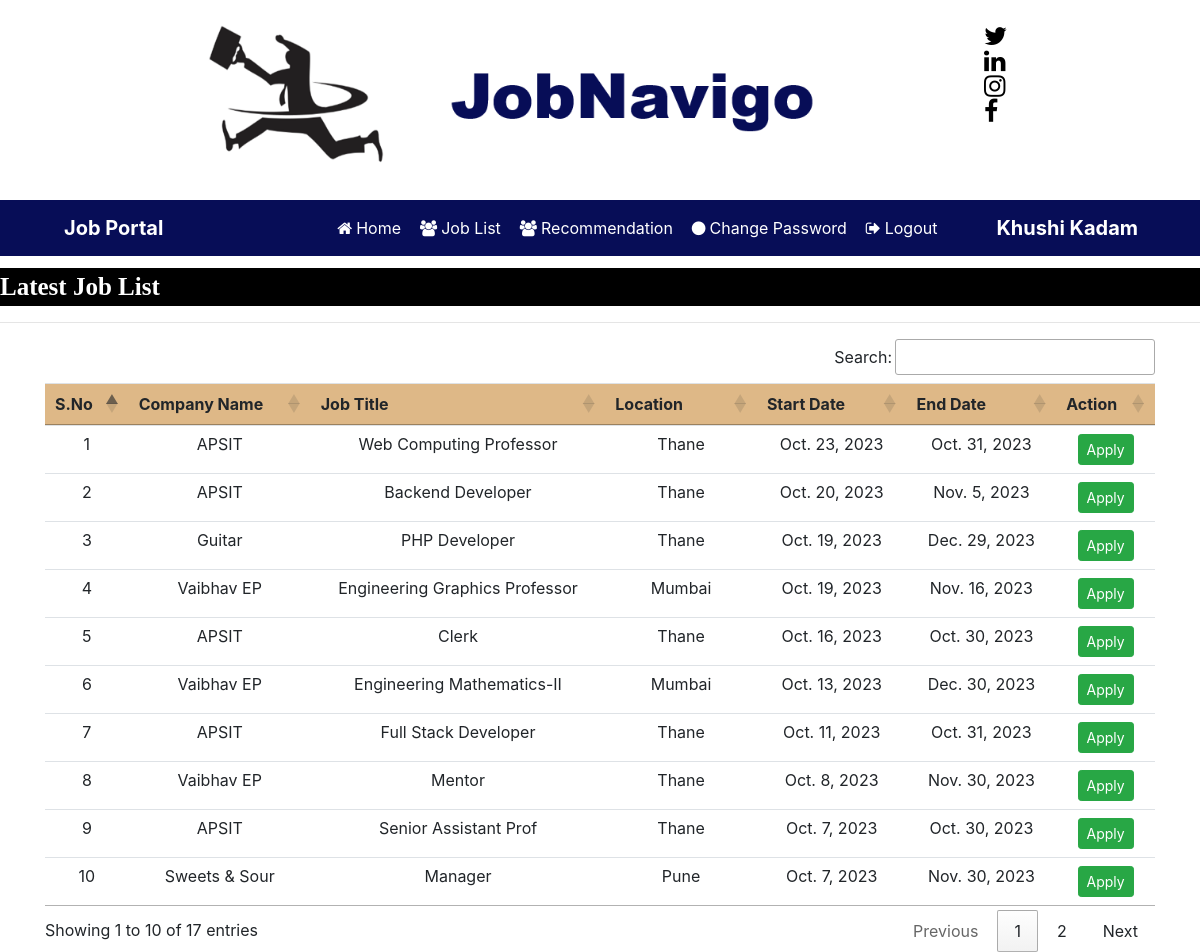
The page /user_latestjobs (signed in) on the database its author committed.
### CareerPatches/models.py (models this page shows, shortened)
class Job(models.Model):
    recruiter = models.ForeignKey(Recruiter,on_delete=models.CASCADE)
    start_date = models.DateField()
    end_date  = models.DateField()
    title = models.CharField(max_length=100)
    salary = models.FloatField(max_length=20)
    image = models.FileField()
    description = models.CharField(max_length=300)
    experience = models.CharField(max_length=50)
    location = models.CharField(max_length=100)
    skills = models.CharField(max_length=100)
    creationdate = models.DateField()

class Recruiter(models.Model):
    user = models.ForeignKey(User,on_delete=models.CASCADE)
    mobile = models.CharField(max_length=15,null=True)
    image  = models.FileField(null=True)
    gender = models.CharField(max_length=10,null=True)
    company = models.CharField(max_length=15,null=True)
    type = models.CharField(max_length=15,null=True)
    status = models.CharField(max_length=20,null=True)

### CareerPatches/views.py (the view)
# urls.py: path('user_latestjobs',user_latestjobs,name="user_latestjobs"),
def user_latestjobs(request):
    job = Job.objects.all().order_by('-start_date')
    user = request.user
    student = StudentUser.objects.get(user=user)
    data = Apply.objects.filter(student=student)
    li=[]
    for i in data:
        li.append(i.job.id)
    d = {'job':job,'li':li}
    return render(request,'user_latestjobs.html',d)

### CareerPatches/Templates/user_latestjobs.html (shortened to what this page needs)
{% load static %}
{% block body %}
{% include 'user_navigation.html' %}
<marquee style ="font-family: Monotype Corsiva; font-size: 25px; color:white;background-color: black; font-weight: bold; margin-top: 1%; ">
    Latest Job List
</marquee>
<hr>
<div class="container ">
<table class="table table-hover" id="example">
    <thead>
        <tr style="background-color: #DEB887">
            <th>S.No</th>
            <th>Company Name</th>
            <th>Job Title</th>
            <th>Location</th>
            <th>Start Date</th>
            <th>End Date</th>
            <th>Action</th>
        </tr>
    </thead>
    <tbody>
        <tr>
    {% for i in job %}
            <td>{{forloop.counter}}</td>
            <td>{{i.recruiter.company}}</td>
            <td>{{i.title}}</td>
            <td>{{i.location}}</td>
            <td>{{i.start_date}}</td>
            <td>{{i.end_date}}</td>
            {% if i.id in li %}
            <td>Applied</td>
            {% else %}
            <td><a href="{% url 'job_detail' i.id  %}" class="btn btn-success btn-sm">Apply</a>
            {% endif %}
            </td>
        </tr>
        {% endfor %}
    </tbody>
</table>
</div>
{% endblock %}

### CareerPatches/Templates/user_navigation.html (shortened to what this page needs)
{% load static %}
<html>
<head>
        <link rel="stylesheet" href="https://cdn.jsdelivr.net/npm/bootstrap@4.6.2/dist/css/bootstrap.min.css">
        <link rel="stylesheet" href="https://cdnjs.cloudflare.com/ajax/libs/font-awesome/4.7.0/css/font-awesome.min.css">
                <link rel="stylesheet" href="https://cdn.datatables.net/1.13.6/css/jquery.dataTables.min.css">
        <link rel="stylesheet" href="https://cdn.datatables.net/buttons/2.4.2/css/buttons.dataTables.min.css">
</head >
<body>
<div class="container">
        <div class="row">
                <div class="col-sm-4">
                        <img src="{% static 'jobnavigo.png' %}" width="800px" height="200px" style="padding-left: 40%">
                </div>
                <div class="col-sm-4 mt-4" style = "padding-left: 50%" >
<span style="font-weight:bold ; font-size: 25px">
        <a href="https://twitter.com/JobNavigo" target="_blank" ><i class="fa fa-twitter pl-1" style="color: rgb(0, 0, 0);"></i></a>
        <a href="https://www.linkedin.com/in/robert-jr-060437292" target="_blank"><i class="fa fa-linkedin pl-1" style="color: rgb(0, 0, 0);"></i></a>
        <a href="https://www.instagram.com/job_navigo/" target="_blank"><i class="fa fa-instagram pl-1" style="color: rgb(0, 0, 0);"></i></a>
        <a href="https://www.facebook.com/profile.php?id=61551223599788" target="_blank"><i class="fa fa-facebook pl-1" style="color: rgb(0, 0, 0);"></i></a>
</span>
                                </div>
                        </div>
        </div>
<nav class="navbar navbar-expand-sm" style="background-color : rgb(7, 13, 87)">
        <a class="navbar-brand text-white pl-5 font-weight-bold">Job Portal</a>
<ul class="navbar-nav">
        <li class="nav-item">
                <a class="nav-link" href="{% url 'user_home' %}" style="margin-left:150px"><i class="fa fa-home mr-1"></i>Home</a>
        </li>
        <li class="nav-item">
                <a class="nav-link" href="{% url 'user_latestjobs' %}"><i class="fa fa-users mr-1"></i>Job List</a>
        </li>
        <li class="nav-item">
                <a class="nav-link" href="{% url 'jobrecommendation_form' %}"><i class="fa fa-users mr-1"></i>Recommendation</a>
        </li>
        <li class="nav-item">
                <a class="nav-link" href="{% url 'change_passworduser' %}"><i class="fa fa-circle mr-1"></i>Change Password</a>
        </li>
        <li class="nav-item">
                <a class="nav-link" href="{% url 'Logout' %}"><i class="fa fa-sign-out mr-1"></i>Logout</a>
        </li>
</ul>
<a class="navbar-brand text-white pl-5 font-weight-bold">{{request.user.first_name}} {{request.user.last_name}}</a>
</nav>
</body>
</html>

### CareerPatches/Templates/user_navigation.html (style rules this page uses)
.nav-link { color:white !important ; margin-right: 3px; }

### CareerPatches/Templates/user_latestjobs.html (style rules this page uses)
tr { text-align : center }

### rows shown on the page
Job: recruiter.company "APSIT", title "Web Computing Professor", location "Thane", start_date "Oct. 23, 2023", end_date "Oct. 31, 2023", shows "Apply"
Job: recruiter.company "APSIT", title "Backend Developer", location "Thane", start_date "Oct. 20, 2023", end_date "Nov. 5, 2023", shows "Apply"
Job: recruiter.company "Guitar", title "PHP Developer", location "Thane", start_date "Oct. 19, 2023", end_date "Dec. 29, 2023", shows "Apply"
Job: recruiter.company "Vaibhav EP", title "Engineering Graphics Professor", location "Mumbai", start_date "Oct. 19, 2023", end_date "Nov. 16, 2023", shows "Apply"
Job: recruiter.company "APSIT", title "Clerk", location "Thane", start_date "Oct. 16, 2023", end_date "Oct. 30, 2023", shows "Apply"
Job: recruiter.company "Vaibhav EP", title "Engineering Mathematics-II", location "Mumbai", start_date "Oct. 13, 2023", end_date "Dec. 30, 2023", shows "Apply"
Job: recruiter.company "APSIT", title "Full Stack Developer", location "Thane", start_date "Oct. 11, 2023", end_date "Oct. 31, 2023", shows "Apply"
Job: recruiter.company "Vaibhav EP", title "Mentor", location "Thane", start_date "Oct. 8, 2023", end_date "Nov. 30, 2023", shows "Apply"
Job: recruiter.company "APSIT", title "Senior Assistant Prof", location "Thane", start_date "Oct. 7, 2023", end_date "Oct. 30, 2023", shows "Apply"
Job: recruiter.company "Sweets & Sour", title "Manager", location "Pune", start_date "Oct. 7, 2023", end_date "Nov. 30, 2023", shows "Apply"

### other values the page prints
{{ request.user.first_name }} "Khushi"
{{ request.user.last_name }} "Kadam"
